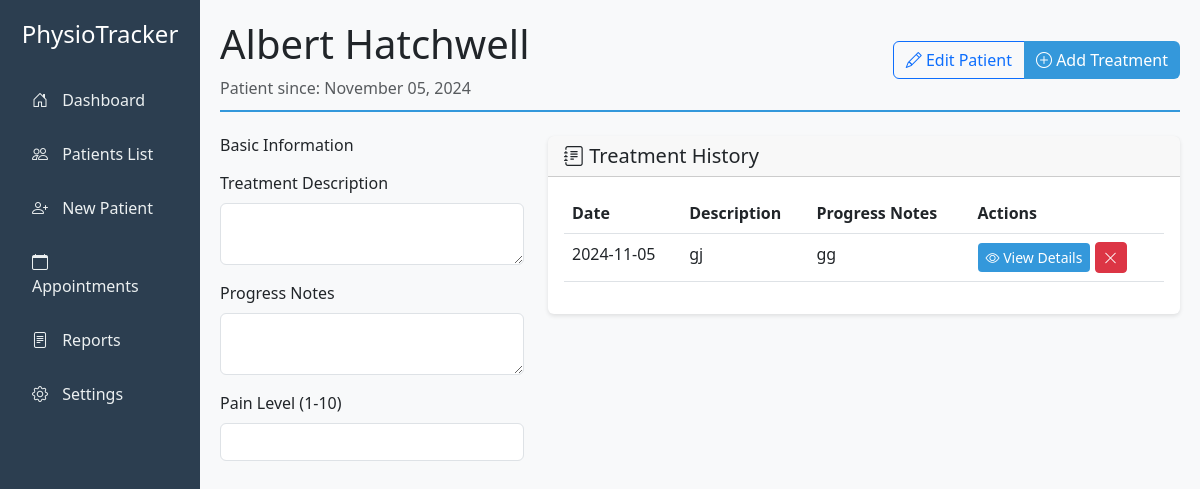
The app's page /patient/1, older data.
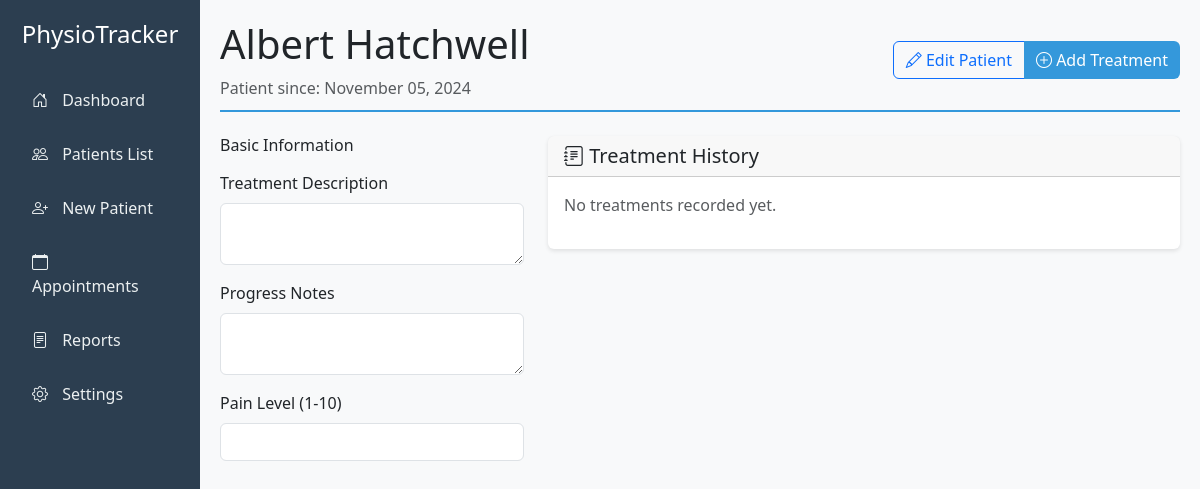
The same page, newer data.
### app/models.py (models this page shows)
class Treatment(db.Model):
    id = db.Column(db.Integer, primary_key=True)
    patient_id = db.Column(db.Integer, db.ForeignKey('patient.id'), nullable=False)
    date = db.Column(db.DateTime, nullable=False, default=datetime.utcnow)
    description = db.Column(db.Text, nullable=False)
    progress_notes = db.Column(db.Text)
    next_appointment = db.Column(db.DateTime)
    status = db.Column(db.String(20), default='Scheduled')
    created_at = db.Column(db.DateTime, default=datetime.utcnow)
    pain_level = db.Column(db.Integer)
    movement_restriction = db.Column(db.String(50))
    evaluation_data = db.Column(db.JSON)
    trigger_points = db.relationship('TriggerPoint', backref='treatment', lazy=True)

### app/routes.py (the view)
@main.route('/patient/<int:id>')
def patient_detail(id):
    patient = Patient.query.get_or_404(id)
    return render_template('patient.html', patient=patient)

### app/templates/patient.html (shortened to what this page needs)
{% extends "base.html" %}
{% block content %}
<div class="patient-detail">
    <div class="page-header d-flex justify-content-between align-items-center">
        <div>
            <h1>{{ patient.name }}</h1>
            <p class="text-muted mb-0">
                Patient since: {{ patient.created_at.strftime('%B %d, %Y') }}
            </p>
        </div>
        <div class="btn-group">
            <a href="{{ url_for('main.edit_patient', id=patient.id) }}" class="btn btn-outline-primary">
                <i class="bi bi-pencil"></i> Edit Patient
            </a>
            <button class="btn btn-primary" data-bs-toggle="modal" data-bs-target="#newTreatmentModal">
                <i class="bi bi-plus-circle"></i> Add Treatment
            </button>
        </div>
    </div>
    <div class="row mt-4">
        <div class="col-md-4">
            <h6 class="mb-3">Basic Information</h6>
            <div class="mb-3">
                <label class="form-label">Treatment Description</label>
                <textarea class="form-control" name="description"></textarea>
            </div>
            <div class="mb-3">
                <label class="form-label">Progress Notes</label>
                <textarea class="form-control" name="progress_notes"></textarea>
            </div>
            <div class="mb-3">
                <label class="form-label">Pain Level (1-10)</label>
                <input type="number" class="form-control" name="pain_level" min="1" max="10">
            </div>
        </div>
        <div class="col-md-8">
            <div class="card">
                <div class="card-header">
                    <h5 class="card-title mb-0">
                        <i class="bi bi-journal-text"></i> Treatment History
                    </h5>
                </div>
                <div class="card-body">
                    {% if patient.treatments %}
                        <div class="table-responsive">
                            <table class="table">
                                <thead>
                                    <tr>
                                        <th>Date</th>
                                        <th>Description</th>
                                        <th>Progress Notes</th>
                                        <th>Actions</th>
                                    </tr>
                                </thead>
                                <tbody>
                                    {% for treatment in patient.treatments|sort(attribute='date', reverse=true) %}
                                    <tr>
                                        <td>{{ treatment.date.strftime('%Y-%m-%d') }}</td>
                                        <td>{{ treatment.description }}</td>
                                        <td>{{ treatment.progress_notes }}</td>
                                        <td>
                                            <button type="button" class="btn btn-sm btn-primary view-treatment-btn" data-treatment-id="{{ treatment.id }}">
                                                <i class="bi bi-eye"></i> View Details
                                            </button>
                                            <button type="button" class="btn btn-sm btn-danger delete-treatment-btn" data-treatment-id="{{ treatment.id }}">
                                                <i class="bi bi-x-lg"></i>
                                            </button>
                                        </td>
                                    </tr>
                                    {% endfor %}
                                </tbody>
                            </table>
                        </div>
                    {% else %}
                        <p class="text-muted">No treatments recorded yet.</p>
                    {% endif %}
                </div>
            </div>
        </div>
    </div>
</div>
{% endblock %}

Row changes from the older to the newer data that the page shows:
removed Treatment: date "2024-11-05", description "gj", progress_notes "gg"
Text that changed along with them:
text no longer shown: "Date Description Progress Notes Actions"
text now shown: "No treatments recorded yet."
